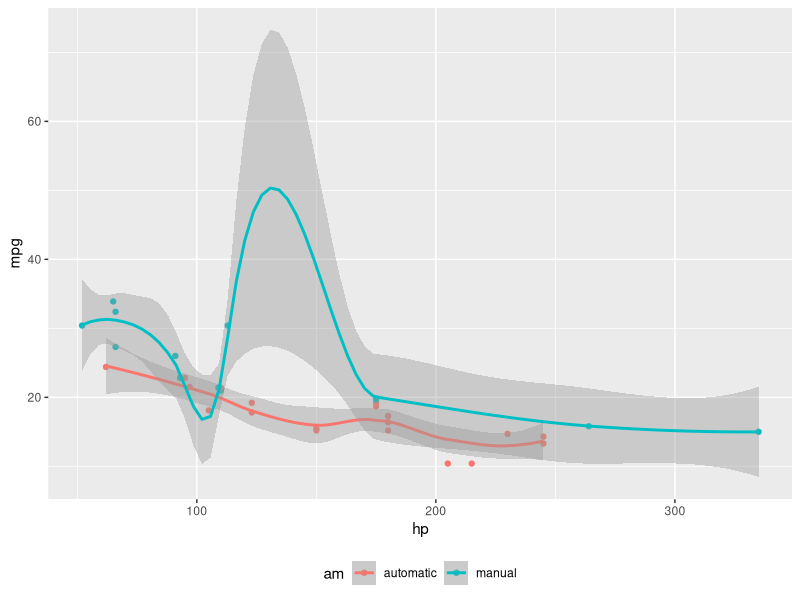
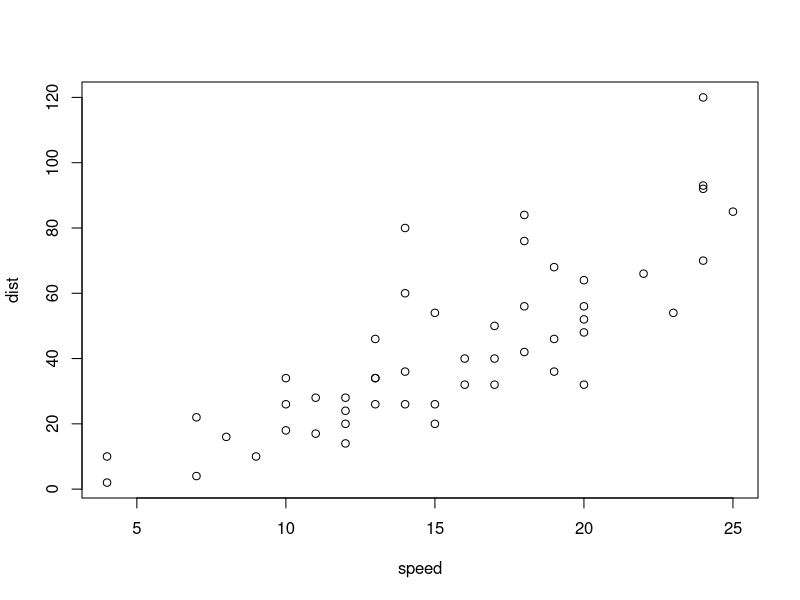
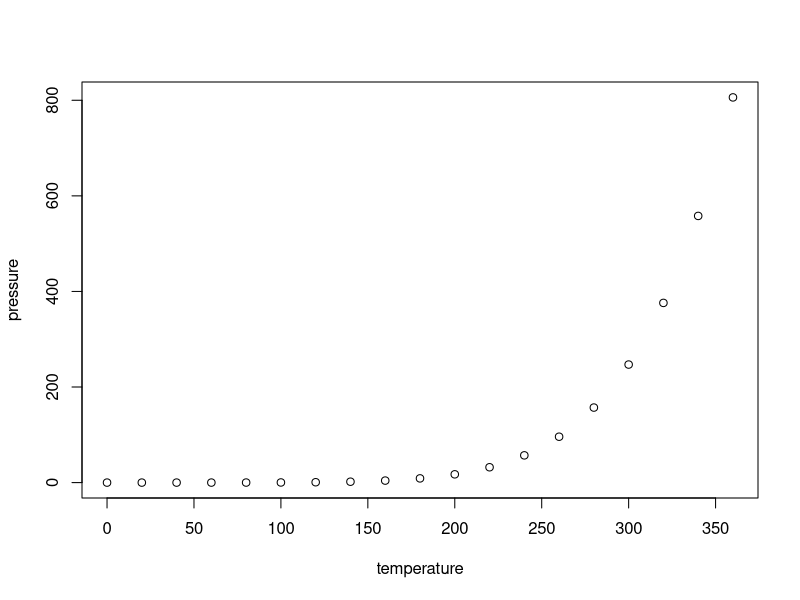

Generate these figures, in order, with R:
## ---- chunk 1
#| echo: true
1 + 1
## ---- chunk 2
#| label: fig-mtcars
#| fig-cap: "MPG horsepower, colore by trans"
#| echo: true

library(ggplot2)

mtcars2 <- mtcars

mtcars2$am <- factor(
  mtcars$am, 
  labels = c("automatic", "manual"))

ggplot(mtcars2, aes(hp, mpg, color = am)) +
  geom_point() + geom_smooth(formula = y ~ x, 
                             method = "loess") +
  theme(legend.position = "bottom")

## ---- chunk 3
#| echo: true
#| layout-ncol: 2
#| fig-cap: 
#|   - "Speed and Stopping Distances of Cars"
#|   - "Vapor Pressure of Mercury as a Function of Temperature"

plot(cars)
plot(pressure)
